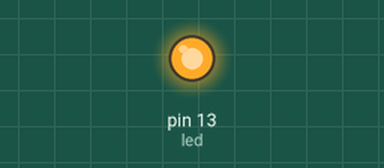
A sketch run on a simulated Arduino Uno, built with avr-gcc and run on an emulated ATmega328P. Parts: output pins drawn as LEDs (lit = HIGH).

Above: at 0.5 s.
At 55.9 s:
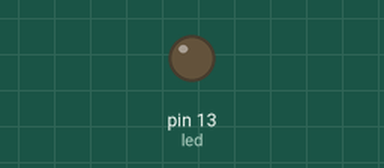
Timing chart, 0 to 67.3 s (numbered marks = the images above):
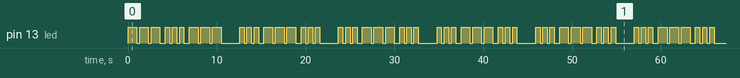

The sketch:

sos.ino
```cpp
/**
 * My newbie SOS
 */

int led = 13;
int chars_printed = 0;
int next_long = 1;
int next_loop_pause = 1500;
int next_char_pause = 300;
int delay_wait_on = 900;
int delay_wait_off = 300;

void setup() {
  pinMode(led, OUTPUT);
}

void loop() {
  if (next_long == 0) {
    // S
    delay_wait_on = 500;
    next_long = 1;
  } else {
    // O
    delay_wait_on = 1000;
    next_long = 0;
  }

  for (int i = 0; i < 3; i++) {
    digitalWrite(led, HIGH);
    delay(delay_wait_on);
    digitalWrite(led, LOW);
    delay(delay_wait_off);
  }
  chars_printed++;
  if (chars_printed == 3) {
    next_long = 0;
    chars_printed = 0;
    digitalWrite(led, LOW);
    delay(next_loop_pause);
  }
  delay(next_char_pause);
}
```

Measured:
- by itself, pin 13 (led): moves between LOW and HIGH, repeating every 51.8 s
- by itself, everything shown: repeats every 51.8 s, in 84 steps
